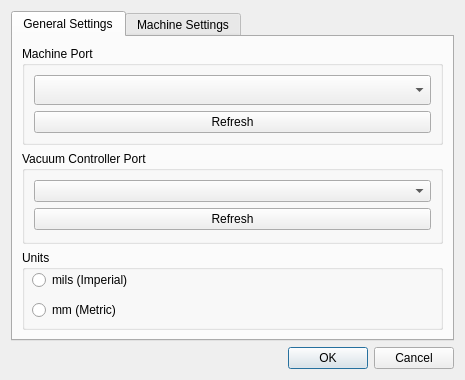
<?xml version="1.0" encoding="UTF-8"?>
<ui version="4.0">
 <class>SettingsDialog</class>
 <widget class="QDialog" name="SettingsDialog">
  <property name="geometry">
   <rect>
    <x>0</x>
    <y>0</y>
    <width>465</width>
    <height>375</height>
   </rect>
  </property>
  <property name="windowTitle">
   <string>Dialog</string>
  </property>
  <layout class="QVBoxLayout" name="verticalLayout">
   <item>
    <widget class="QTabWidget" name="tabWidget">
     <property name="currentIndex">
      <number>0</number>
     </property>
     <widget class="QWidget" name="tab">
      <attribute name="title">
       <string>General Settings</string>
      </attribute>
      <layout class="QVBoxLayout" name="verticalLayout_2">
       <item>
        <widget class="QGroupBox" name="groupBox">
         <property name="title">
          <string>Machine Port</string>
         </property>
         <layout class="QVBoxLayout" name="verticalLayout_3">
          <item>
           <widget class="QComboBox" name="comboBox">
            <property name="minimumSize">
             <size>
              <width>0</width>
              <height>30</height>
             </size>
            </property>
            <property name="maximumSize">
             <size>
              <width>400</width>
              <height>30</height>
             </size>
            </property>
           </widget>
          </item>
          <item>
           <widget class="QPushButton" name="pushButton">
            <property name="text">
             <string>Refresh</string>
            </property>
           </widget>
          </item>
         </layout>
        </widget>
       </item>
       <item>
        <widget class="QGroupBox" name="groupBox_2">
         <property name="title">
          <string>Vacuum Controller Port</string>
         </property>
         <layout class="QVBoxLayout" name="verticalLayout_4">
          <item>
           <widget class="QComboBox" name="comboBox_2"/>
          </item>
          <item>
           <widget class="QPushButton" name="pushButton_2">
            <property name="text">
             <string>Refresh</string>
            </property>
           </widget>
          </item>
         </layout>
        </widget>
       </item>
       <item>
        <widget class="QGroupBox" name="groupBox_3">
         <property name="minimumSize">
          <size>
           <width>0</width>
           <height>80</height>
          </size>
         </property>
         <property name="maximumSize">
          <size>
           <width>16777215</width>
           <height>80</height>
          </size>
         </property>
         <property name="title">
          <string>Units</string>
         </property>
         <widget class="QRadioButton" name="radioButton">
          <property name="geometry">
           <rect>
            <x>10</x>
            <y>20</y>
            <width>131</width>
            <height>20</height>
           </rect>
          </property>
          <property name="text">
           <string>mils (Imperial)</string>
          </property>
         </widget>
         <widget class="QRadioButton" name="radioButton_2">
          <property name="geometry">
           <rect>
            <x>10</x>
            <y>50</y>
            <width>99</width>
            <height>20</height>
           </rect>
          </property>
          <property name="text">
           <string>mm (Metric)</string>
          </property>
         </widget>
        </widget>
       </item>
      </layout>
     </widget>
     <widget class="QWidget" name="tab_2">
      <attribute name="title">
       <string>Machine Settings</string>
      </attribute>
     </widget>
    </widget>
   </item>
   <item>
    <widget class="QDialogButtonBox" name="buttonBox">
     <property name="orientation">
      <enum>Qt::Horizontal</enum>
     </property>
     <property name="standardButtons">
      <set>QDialogButtonBox::Cancel|QDialogButtonBox::Ok</set>
     </property>
    </widget>
   </item>
  </layout>
 </widget>
 <resources/>
 <connections>
  <connection>
   <sender>buttonBox</sender>
   <signal>accepted()</signal>
   <receiver>SettingsDialog</receiver>
   <slot>accept()</slot>
   <hints>
    <hint type="sourcelabel">
     <x>248</x>
     <y>254</y>
    </hint>
    <hint type="destinationlabel">
     <x>157</x>
     <y>274</y>
    </hint>
   </hints>
  </connection>
  <connection>
   <sender>buttonBox</sender>
   <signal>rejected()</signal>
   <receiver>SettingsDialog</receiver>
   <slot>reject()</slot>
   <hints>
    <hint type="sourcelabel">
     <x>316</x>
     <y>260</y>
    </hint>
    <hint type="destinationlabel">
     <x>286</x>
     <y>274</y>
    </hint>
   </hints>
  </connection>
 </connections>
</ui>
